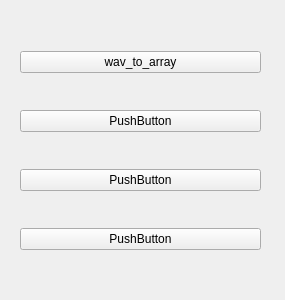
<?xml version="1.0" encoding="UTF-8"?>
<ui version="4.0">
 <class>Form</class>
 <widget class="QWidget" name="Form">
  <property name="geometry">
   <rect>
    <x>0</x>
    <y>0</y>
    <width>285</width>
    <height>300</height>
   </rect>
  </property>
  <property name="minimumSize">
   <size>
    <width>285</width>
    <height>0</height>
   </size>
  </property>
  <property name="maximumSize">
   <size>
    <width>285</width>
    <height>16777215</height>
   </size>
  </property>
  <property name="windowTitle">
   <string>常用工具</string>
  </property>
  <widget class="QWidget" name="layoutWidget">
   <property name="geometry">
    <rect>
     <x>20</x>
     <y>20</y>
     <width>241</width>
     <height>261</height>
    </rect>
   </property>
   <layout class="QVBoxLayout" name="verticalLayout">
    <item>
     <widget class="QPushButton" name="pushButton_wav_to_array">
      <property name="text">
       <string>wav_to_array</string>
      </property>
     </widget>
    </item>
    <item>
     <widget class="QPushButton" name="pushButton_2">
      <property name="text">
       <string>PushButton</string>
      </property>
     </widget>
    </item>
    <item>
     <widget class="QPushButton" name="pushButton_3">
      <property name="text">
       <string>PushButton</string>
      </property>
     </widget>
    </item>
    <item>
     <widget class="QPushButton" name="pushButton_4">
      <property name="text">
       <string>PushButton</string>
      </property>
     </widget>
    </item>
   </layout>
  </widget>
 </widget>
 <resources/>
 <connections/>
</ui>
